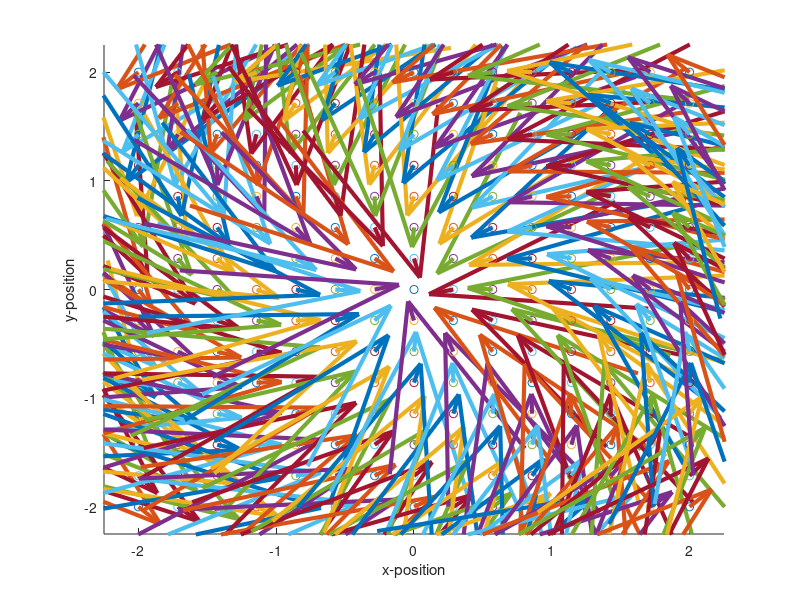

Recreate this plot in MATLAB.
function force_diagram()
fig=figure;  ax=gca;
% "mousemovedetected" will be main function.
% It handles reading the current mouse position whenever movement is detected, and then redrawing the screen based on the detected position

L1=1.2;   L2=1.1;   TMAX=1;
xlim([-2.25 2.25]); ylim([-2.25 2.25]);
xlabel('x-position')
x_ar = linspace(-2,2,15);
y_ar = linspace(-2,2,15);
ylabel('y-position')
fprintf("X vars: %g\n", x_ar);
fprintf("Y vars: %g\n", y_ar);
      
fprintf("%i\n", length(x_ar));

hold on;
for i = 1:length(x_ar)
    for j = 1:length(y_ar)
        x = x_ar(i);
        y = y_ar(j);

        theta1 = atan2(y,x) - acos( (L2^2 - L1^2 - x^2 - y^2) / ( -2*L1*sqrt( (x^2+y^2) ) ) );    
        theta2 = pi - acos( (x^2+y^2-L1^2-L2^2) / (-2*L1*L2) ) + atan2(y,x) - acos( (L2^2-L1^2-x^2-y^2) / (-2*L1*sqrt( (x^2+y^2)) ) ) ; 
        

        %If sin evals to 1, TMAX/L1*SIN always > TMAX/L2*SIN since L2>l1
        op = TMAX / L2;

        phi = theta2 + (pi/2);


        deltax = op*cos(phi);
        deltay = op*sin(phi);
        fprintf("cords: %i, %i \n", x, y);

        plot(x,y,'o');
        quiver(x, y, deltax, deltay,0.2,'linewidth',3, 'MaxHeadSize', 5);
 
    end
end
hold off;

       
end
